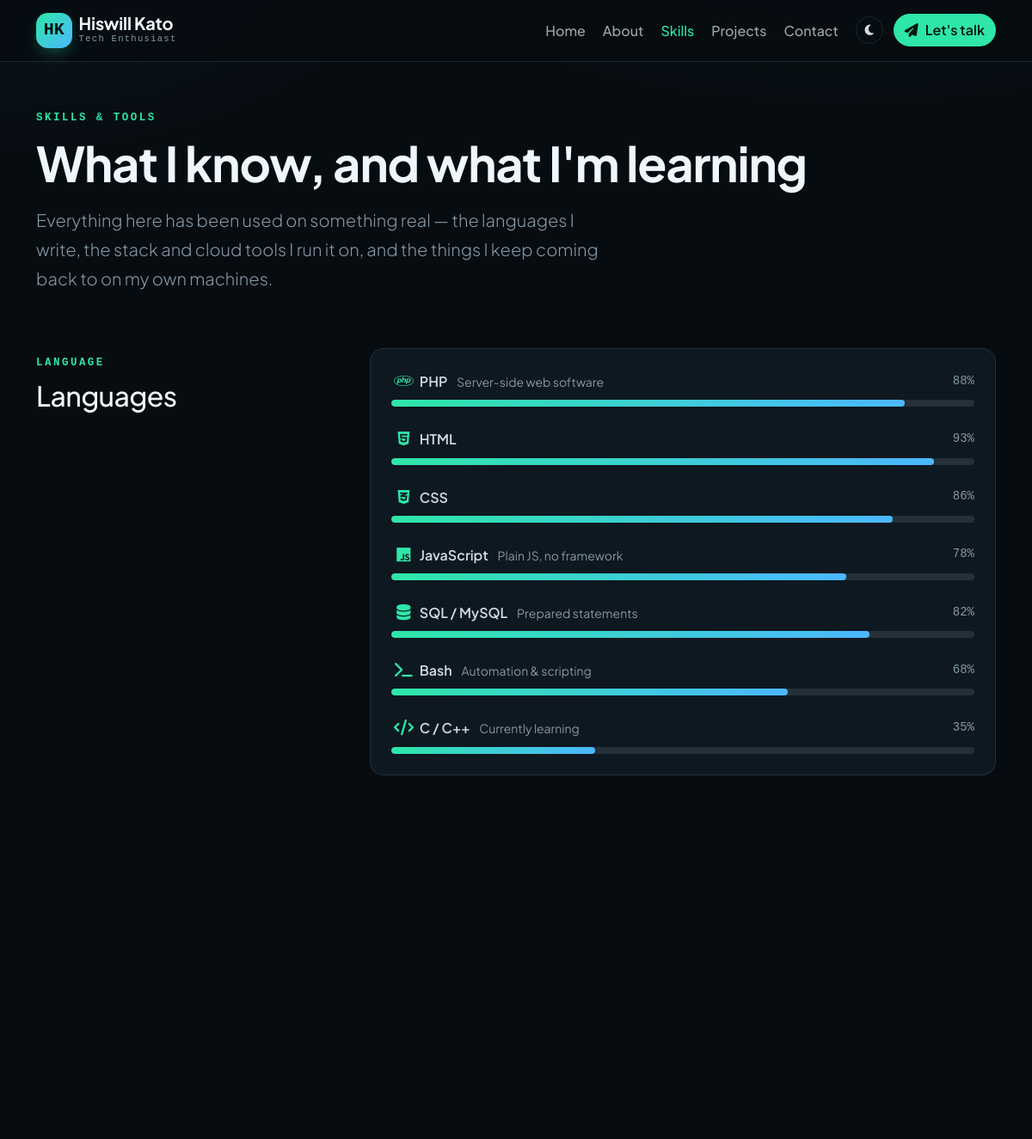
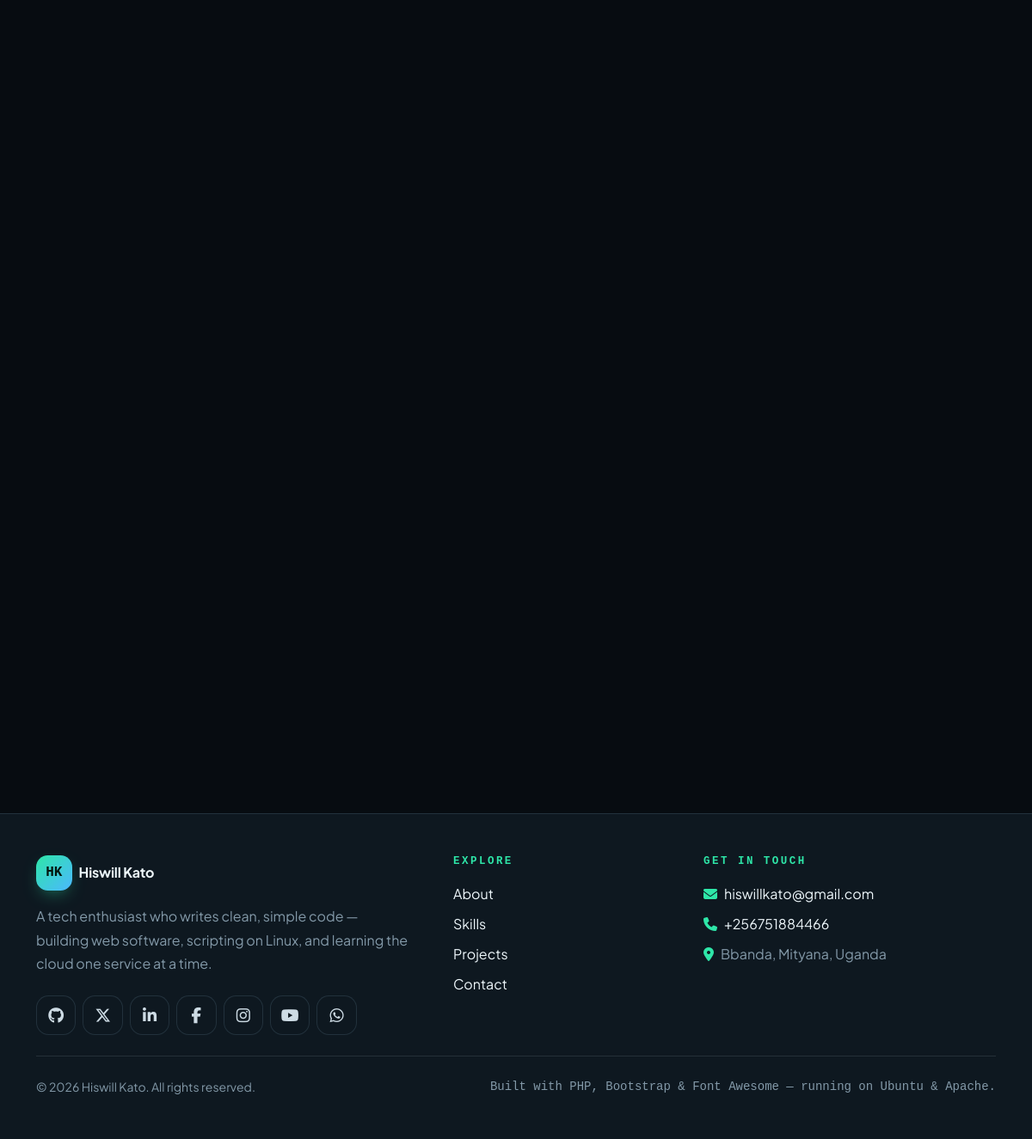
The page /skills.php on the database its author committed (2 pictures, top to bottom).
### tables this page shows
CREATE TABLE profile (
  id        INT UNSIGNED NOT NULL AUTO_INCREMENT,
  name      VARCHAR(80)  NOT NULL,
  alias     VARCHAR(40)  NOT NULL DEFAULT '',
  title     VARCHAR(120) NOT NULL,
  tagline   VARCHAR(200) NOT NULL DEFAULT '',
  bio       TEXT         NOT NULL,
  about     MEDIUMTEXT   NOT NULL,
  location  VARCHAR(120) NOT NULL DEFAULT '',
  campus    VARCHAR(160) NOT NULL DEFAULT '',
  degree    VARCHAR(160) NOT NULL DEFAULT '',
  email     VARCHAR(160) NOT NULL DEFAULT '',
  phone     VARCHAR(40)  NOT NULL DEFAULT '',
  avatar    VARCHAR(200) NOT NULL DEFAULT '',
  resume    VARCHAR(200) NOT NULL DEFAULT '',
  available TINYINT(1)   NOT NULL DEFAULT 1,
  updated   TIMESTAMP    NOT NULL DEFAULT CURRENT_TIMESTAMP ON UPDATE CURRENT_TIMESTAMP,
  PRIMARY KEY (id)
);

CREATE TABLE skills (
  id       INT UNSIGNED NOT NULL AUTO_INCREMENT,
  name     VARCHAR(80)  NOT NULL,
  category ENUM('language','stack','interest','practice') NOT NULL DEFAULT 'language',
  level    TINYINT UNSIGNED NOT NULL DEFAULT 0,
  icon     VARCHAR(60)  NOT NULL DEFAULT '',
  note     VARCHAR(200) NOT NULL DEFAULT '',
  sort     INT UNSIGNED NOT NULL DEFAULT 0,
  shown    TINYINT(1)   NOT NULL DEFAULT 1,
  PRIMARY KEY (id)
);

CREATE TABLE socials (
  id     INT UNSIGNED NOT NULL AUTO_INCREMENT,
  name   VARCHAR(40)  NOT NULL,
  handle VARCHAR(80)  NOT NULL,
  url    VARCHAR(255) NOT NULL DEFAULT '',
  icon   VARCHAR(60)  NOT NULL DEFAULT '',
  color  VARCHAR(20)  NOT NULL DEFAULT '',
  sort   INT UNSIGNED NOT NULL DEFAULT 0,
  shown  TINYINT(1)   NOT NULL DEFAULT 1,
  PRIMARY KEY (id)
);

### app/db.php (called while the page is built, shortened)
<?php
function db(): mysqli
{
    static $conn = null;
    if ($conn === null) {
        try {
            $conn = new mysqli(DB_HOST, DB_USER, DB_PASS, DB_NAME);
            $conn->set_charset('utf8mb4');
        } catch (mysqli_sql_exception $problem) {
            http_response_code(503);
            $detail = SHOW_ERRORS ? '<p><code>' . htmlspecialchars($problem->getMessage()) . '</code></p>' : '';
            exit('<!doctype html><meta charset="utf-8"><title>Database unavailable</title>'
                . '<div style="font:16px/1.6 system-ui;max-width:36rem;margin:14vh auto;padding:0 1.5rem">'
                . '<h1 style="font-size:1.4rem">The database is not reachable.</h1>'
                . $detail
                . '<p>Check the <code>DB_*</code> values in <code>app/config.php</code> and that MariaDB is running.</p>'
                . '</div>');
        }
    }
    return $conn;
}
function query(string $sql, array $args = []): mysqli_stmt
{
    $statement = db()->prepare($sql);
    $statement->execute();
    return $statement;
}
function one(string $sql, array $args = []): ?array
{
    $row = query($sql, $args)->get_result()->fetch_assoc();
    return $row ?: null;
}
function all(string $sql, array $args = []): array
{
    return query($sql, $args)->get_result()->fetch_all(MYSQLI_ASSOC);
}

### app/data.php (called while the page is built, shortened)
<?php
function me(): array
{
    static $me = null;
    if ($me === null) {
        $me = one('SELECT * FROM profile ORDER BY id LIMIT 1') ?? [];
    }
    return $me;
}
function socials(): array
{
    return all('SELECT * FROM socials WHERE shown = 1 ORDER BY sort, id');
}
function skills(): array
{
    return all('SELECT * FROM skills WHERE shown = 1 ORDER BY sort, id');
}
function pick(array $rows, string $category): array
{
    return array_values(array_filter($rows, static fn (array $row): bool => $row['category'] === $category));
}
function categories(): array
{
    return [
        'language' => 'Languages',
        'stack' => 'Tools & Platforms',
        'interest' => 'Interests',
        'practice' => 'Hands-on Skills',
    ];
}
function settings(): array
{
    return [
        'levels'      => ['Skill levels', 'Show the % and progress bars next to every skill.', true],
        'maintenance' => ['Maintenance mode', 'Visitors see a maintenance page; you can still sign in here.', false],
    ];
}
function flag(string $key): bool
{
    static $flags = null;
    if ($flags === null) {
        $flags = [];
    }
    return $flags[$key] ?? (settings()[$key][2] ?? false);
}

### skills.php (the view, shortened to what this page needs)
<?php
require __DIR__ . '/app/init.php';
$section = 'skills';
$all     = skills();
require __DIR__ . '/app/parts/header.php';
?>
<section class="container py-5">
    <span class="eyebrow">Skills &amp; tools</span>
    <h1 class="display-4 mt-2 mb-3">What I know, and what I'm learning</h1>
    <p class="lead" style="max-width: 42rem">
        Everything here has been used on something real — the languages I write,
        the stack and cloud tools I run it on, and the things I keep coming back
        to on my own machines.
    </p>
</section>
<?php
$barred = flag('levels') ? ['language', 'stack'] : [];
foreach (categories() as $key => $heading):
    $rows = pick($all, $key);
?>
    <section class="container pb-5">
        <div class="row g-4 g-lg-5">
            <div class="col-lg-4 reveal">
                <span class="eyebrow"><?= e($key) ?></span>
                <h2 class="h2 mt-2"><?= e($heading) ?></h2>
            </div>
            <div class="col-lg-8 reveal">
                <?php if (in_array($key, $barred, true)): ?>
                    <div class="tile p-4 d-grid gap-4">
                        <?php foreach ($rows as $skill): ?>
                            <div>
                                <div class="d-flex justify-content-between align-items-center mb-2">
                                    <span class="fw-semibold">
                                        <i class="<?= e($skill['icon']) ?> skill-icon me-1"></i><?= e($skill['name']) ?>
                                        <?php if ($skill['note'] !== ''): ?>
                                            <span class="small text-body-secondary fw-normal ms-2"><?= e($skill['note']) ?></span>
                                        <?php endif; ?>
                                    </span>
                                    <span class="mono small text-body-secondary"><?= (int) $skill['level'] ?>%</span>
                                </div>
                                <div class="meter"><span style="width: <?= (int) $skill['level'] ?>%"></span></div>
                            </div>
                        <?php endforeach; ?>
                    </div>
                <?php endif; ?>
            </div>
        </div>
    </section>
<?php endforeach; ?>
<section class="container pb-5">
</section>
<?php require __DIR__ . '/app/parts/footer.php'; ?>

### app/parts/header.php (shortened to what this page needs)
<?php
$me     = me();
$active = $section ?? '';
$nav = [
    'home'     => ['Home', ''],
    'about'    => ['About', 'about'],
    'skills'   => ['Skills', 'skills'],
    'projects' => ['Projects', 'projects'],
    'contact'  => ['Contact', 'contact'],
];
?>
<!doctype html>
<html lang="en" data-theme="dark" data-bs-theme="dark">
<head>
<link rel="stylesheet" href="<?= asset('css/bootstrap.min.css') ?>">
<link rel="stylesheet" href="<?= asset('css/all.min.css') ?>">
<link rel="stylesheet" href="<?= asset('css/style.css') ?>">
</head>
<body>
<header class="site-header">
    <nav class="navbar navbar-expand-lg" aria-label="Main">
        <div class="container">
            <a class="navbar-brand d-flex align-items-center gap-2" href="<?= url() ?>">
                <span class="brand-mark"><?= e(initials($me['name'] ?? OWNER)) ?></span>
                <span class="d-flex flex-column">
                    <span class="brand-name"><?= e($me['name'] ?? OWNER) ?></span>
                    <span class="brand-tagline d-none d-sm-block"><?= e($me['title'] ?? '') ?></span>
                </span>
            </a>
            <?= themeToggle('d-lg-none ms-auto') ?>
            <div class="collapse navbar-collapse" id="navmenu">
                <ul class="navbar-nav ms-auto align-items-lg-center gap-lg-1 mt-3 mt-lg-0">
                    <?php foreach ($nav as $key => [$text, $path]): ?>
                        <li class="nav-item">
                            <a class="nav-link<?= $active === $key ? ' active' : '' ?>"
                               <?= $active === $key ? 'aria-current="page"' : '' ?>
                               href="<?= url($path) ?>"><?= e($text) ?></a>
                        </li>
                    <?php endforeach; ?>
                    <li class="nav-item d-none d-lg-block ms-lg-2">
                        <?= themeToggle('btn-sm') ?>
                    </li>
                    <li class="nav-item mt-2 mt-lg-0 ms-lg-2">
                        <a class="btn btn-primary" href="<?= url('contact') ?>">
                            <?= icon('fa-solid fa-paper-plane') ?> Let's talk
                        </a>
                    </li>
                </ul>
            </div>
        </div>
    </nav>
</header>
<main id="main">

### app/functions.php (shortened to what this page needs)
<?php
function e(mixed $value): string
{
    return htmlspecialchars((string) $value, ENT_QUOTES, 'UTF-8');
}
function url(string $path = ''): string
{
    if (BASE_URL !== '') {
        $base = rtrim(BASE_URL, '/');
    } else {
        $scheme = (($_SERVER['HTTPS'] ?? '') === 'on') ? 'https' : 'http';
        $base = $scheme . '://' . ($_SERVER['HTTP_HOST'] ?? 'localhost');
    }
    return $path === '' ? $base : $base . '/' . ltrim($path, '/');
}
function asset(string $path): string
{
    return url('assets/' . ltrim($path, '/'));
}
function initials(string $name): string
{
    $parts = preg_split('/\s+/', trim($name)) ?: [];
    $letters = array_map(static fn (string $word): string => mb_strtoupper(mb_substr($word, 0, 1)), $parts);
    return implode('', array_slice($letters, 0, 2));
}
function icon(string $classes): string
{
    return '<i class="' . e($classes) . '" aria-hidden="true"></i>';
}
function themeToggle(string $extra = ''): string
{
    $extra = $extra === '' ? '' : ' ' . $extra;
    return '<button type="button" class="btn btn-ghost rounded-circle theme-toggle' . $extra
        . '" aria-label="Switch theme">'
        . icon('fa-solid fa-moon') . icon('fa-solid fa-sun') . '</button>';
}

### app/parts/footer.php (shortened to what this page needs)
<?php
$me      = me();
$socials = socials();
?>
</main>
<footer class="site-footer mt-5">
    <div class="container py-5">
        <div class="row g-4 g-lg-5">
            <div class="col-lg-5">
                <a class="navbar-brand d-inline-flex align-items-center gap-2 mb-3" href="<?= url() ?>">
                    <span class="brand-mark"><?= e(initials($me['name'] ?? OWNER)) ?></span>
                    <span class="brand-name"><?= e($me['name'] ?? OWNER) ?></span>
                </a>
                <p class="text-body-secondary mb-4" style="max-width: 30rem">
                    <?= e($me['tagline'] ?? '') ?>
                </p>
                <?php if ($socials !== []): ?>
                    <div class="d-flex flex-wrap gap-2">
                        <?php foreach ($socials as $item): ?>
                            <a class="social" href="<?= e($item['url'] ?: url('contact')) ?>"
                               <?= $item['url'] !== '' ? 'target="_blank" rel="noopener"' : '' ?>
                               style="--brand: <?= e($item['color'] ?: 'var(--bs-primary)') ?>"
                               title="<?= e($item['name']) ?>" aria-label="<?= e($item['name']) ?>">
                                <?= icon($item['icon']) ?>
                            </a>
                        <?php endforeach; ?>
                    </div>
                <?php endif; ?>
            </div>
            <div class="col-6 col-lg-3">
                <h6 class="eyebrow mb-3">Explore</h6>
                <ul class="list-unstyled d-grid gap-2 mb-0">
                    <li><a class="link-body-emphasis text-decoration-none" href="<?= url('about') ?>">About</a></li>
                    <li><a class="link-body-emphasis text-decoration-none" href="<?= url('skills') ?>">Skills</a></li>
                    <li><a class="link-body-emphasis text-decoration-none" href="<?= url('projects') ?>">Projects</a></li>
                    <li><a class="link-body-emphasis text-decoration-none" href="<?= url('contact') ?>">Contact</a></li>
                </ul>
            </div>
            <div class="col-6 col-lg-4">
                <h6 class="eyebrow mb-3">Get in touch</h6>
                <ul class="list-unstyled d-grid gap-2 mb-0">
                    <li>
                        <a class="link-body-emphasis text-decoration-none text-break" href="mailto:<?= e($me['email'] ?? EMAIL) ?>">
                            <?= icon('fa-solid fa-envelope me-2 text-primary') ?><?= e($me['email'] ?? EMAIL) ?>
                        </a>
                    </li>
                    <li>
                        <a class="link-body-emphasis text-decoration-none text-break" href="tel:<?= e(preg_replace('/\s+/', '', $me['phone'] ?? '')) ?>">
                            <?= icon('fa-solid fa-phone me-2 text-primary') ?><?= e($me['phone'] ?? '') ?>
                        </a>
                    </li>
                    <li class="text-body-secondary">
                        <?= icon('fa-solid fa-location-dot me-2 text-primary') ?><?= e($me['location'] ?? '') ?>
                    </li>
                </ul>
            </div>
        </div>
        <hr class="my-4">
        <div class="d-flex flex-column flex-sm-row justify-content-between align-items-center gap-2 small text-body-secondary">
            <span>&copy; <span data-year><?= date('Y') ?></span> <?= e($me['name'] ?? OWNER) ?>. All rights reserved.</span>
            <span class="mono">Built with PHP, Bootstrap &amp; Font Awesome — running on Ubuntu &amp; Apache.</span>
        </div>
    </div>
</footer>
</body>
</html>

### rows shown on the page
profile: name "HK", name "Hiswill Kato", title "Tech Enthusiast", tagline "A tech enthusiast who writes clean, simple code — building web software, scripting on Linux, and learning the cloud one service at a time.", email "hiswillkato@gmail.com", phone "+256751884466", location "Bbanda, Mityana, Uganda"
skills: name "PHP", note "Server-side web software", level "88"
skills: name "HTML", level "93"
skills: name "CSS", level "86"
skills: name "JavaScript", note "Plain JS, no framework", level "78"
skills: name "SQL / MySQL", note "Prepared statements", level "82"
skills: name "Bash", note "Automation & scripting", level "68"
skills: name "C / C++", note "Currently learning", level "35"

### other values the page prints
$text "Home"
$text "About"
$text "Skills"
$text "Projects"
$text "Contact"
$key "LANGUAGE"
$heading "Languages"
